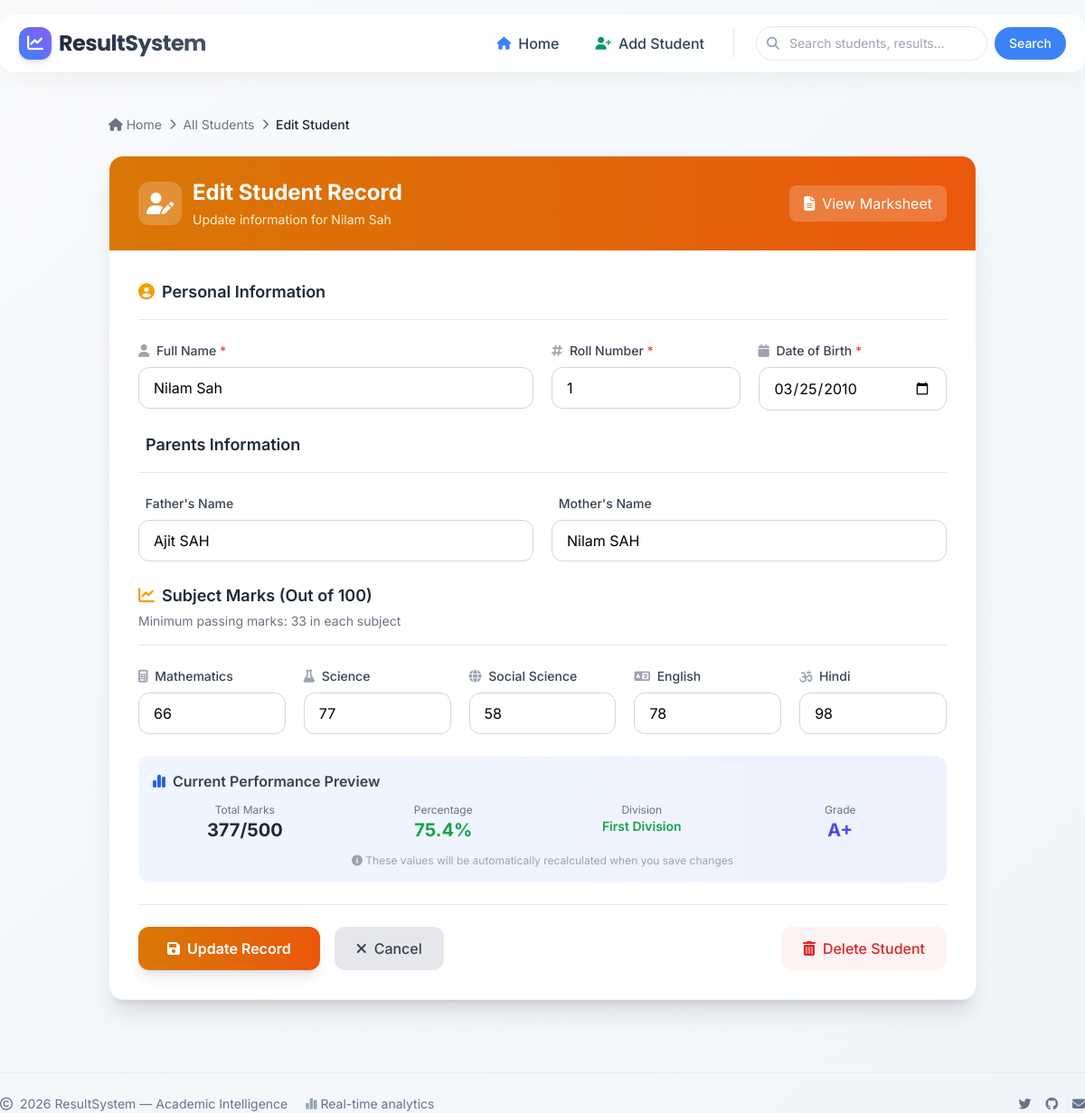
/edit-student.php?id=10, run on the app's committed database.
### tables this page shows
CREATE TABLE `students_tbl` (
  `id` int(11) NOT NULL,
  `rollno` int(11) NOT NULL,
  `name` varchar(100) NOT NULL,
  `fname` varchar(100) DEFAULT NULL,
  `mname` varchar(100) DEFAULT NULL,
  `dob` date DEFAULT NULL,
  `gender` enum('Male','Female','Other') DEFAULT 'Male',
  `email` varchar(100) DEFAULT NULL,
  `phone` varchar(15) DEFAULT NULL,
  `address` text DEFAULT NULL,
  `math` int(11) DEFAULT 0,
  `sc` int(11) DEFAULT 0,
  `ssc` int(11) DEFAULT 0,
  `eng` int(11) DEFAULT 0,
  `hnd` int(11) DEFAULT 0,
  `obmarks` int(11) DEFAULT 0,
  `percentage` decimal(5,2) DEFAULT 0.00,
  `division` varchar(50) DEFAULT NULL,
  `grade` varchar(5) DEFAULT NULL,
  `grade_point` decimal(3,2) DEFAULT NULL,
  `created_at` timestamp NOT NULL DEFAULT current_timestamp(),
  `updated_at` timestamp NOT NULL DEFAULT current_timestamp() ON UPDATE current_timestamp()
);

### edit-student.php (the view, shortened to what this page needs)
<?php
include "./includes/header.php";
include "./db/db.php";
$id = isset($_GET['id']) ? (int)$_GET['id'] : 0;
$query = "SELECT * FROM students_tbl WHERE id = $id";
$result = mysqli_query($conn, $query);
$data = mysqli_fetch_assoc($result);
?>
<div class="max-w-5xl mx-auto px-4 sm:px-6 lg:px-8 py-8">
    <nav class="flex items-center gap-2 text-sm text-gray-500 mb-6">
        <a href="index.php" class="hover:text-blue-600 transition"><i class="fas fa-home"></i> Home</a>
        <i class="fas fa-chevron-right text-xs"></i>
        <a href="all-students.php" class="hover:text-blue-600 transition">All Students</a>
        <i class="fas fa-chevron-right text-xs"></i>
        <span class="text-gray-800 font-medium">Edit Student</span>
    </nav>
    <div class="bg-white rounded-2xl shadow-xl overflow-hidden border border-gray-100">
        <div class="bg-gradient-to-r from-amber-600 to-orange-600 px-8 py-6">
            <div class="flex items-center justify-between">
                <div class="flex items-center gap-3">
                    <div class="w-12 h-12 bg-white/20 rounded-xl flex items-center justify-center">
                        <i class="fas fa-user-edit text-white text-2xl"></i>
                    </div>
                    <div>
                        <h1 class="text-2xl font-bold text-white">Edit Student Record</h1>
                        <p class="text-amber-100 text-sm mt-1">Update information for <?php echo htmlspecialchars($data['name']); ?></p>
                    </div>
                </div>
                <div class="flex gap-2">
                    <a href="marksheet.php?ref=<?php echo $data['id']; ?>" class="bg-white/20 hover:bg-white/30 text-white px-4 py-2 rounded-lg transition flex items-center gap-2">
                        <i class="fas fa-file-alt"></i> View Marksheet
                    </a>
                </div>
            </div>
        </div>
        <div class="p-8">
            <form action="" method="post" class="space-y-6">
                <div class="border-b border-gray-200 pb-4">
                    <h2 class="text-lg font-semibold text-gray-800 flex items-center gap-2">
                        <i class="fas fa-user-circle text-amber-500"></i> Personal Information
                    </h2>
                </div>
                <div class="grid grid-cols-1 md:grid-cols-2 lg:grid-cols-4 gap-5">
                    <div class="lg:col-span-2">
                        <label class="block text-sm font-medium text-gray-700 mb-2">
                            <i class="fas fa-user text-gray-400 mr-1"></i> Full Name <span class="text-red-500">*</span>
                        </label>
                        <input type="text" name="name" required value="<?php echo htmlspecialchars($data['name']); ?>"
                            class="w-full px-4 py-2.5 rounded-xl border border-gray-300 focus:border-amber-500 focus:ring-2 focus:ring-amber-200 transition">
                    </div>
                    <div>
                        <label class="block text-sm font-medium text-gray-700 mb-2">
                            <i class="fas fa-hashtag text-gray-400 mr-1"></i> Roll Number <span class="text-red-500">*</span>
                        </label>
                        <input type="number" name="rollno" required value="<?php echo $data['rollno']; ?>"
                            class="w-full px-4 py-2.5 rounded-xl border border-gray-300 focus:border-amber-500 focus:ring-2 focus:ring-amber-200 transition">
                    </div>
                    <div>
                        <label class="block text-sm font-medium text-gray-700 mb-2">
                            <i class="fas fa-calendar text-gray-400 mr-1"></i> Date of Birth <span class="text-red-500">*</span>
                        </label>
                        <input type="date" name="dob" required value="<?php echo $data['dob']; ?>"
                            class="w-full px-4 py-2.5 rounded-xl border border-gray-300 focus:border-amber-500 focus:ring-2 focus:ring-amber-200 transition">
                    </div>
                </div>
                <div class="border-b border-gray-200 pb-4 mt-4">
                    <h2 class="text-lg font-semibold text-gray-800 flex items-center gap-2">
                        <i class="fas fa-family text-amber-500"></i> Parents Information
                    </h2>
                </div>
                <div class="grid grid-cols-1 md:grid-cols-2 gap-5">
                    <div>
                        <label class="block text-sm font-medium text-gray-700 mb-2">
                            <i class="fas fa-father text-gray-400 mr-1"></i> Father's Name
                        </label>
                        <input type="text" name="fname" value="<?php echo htmlspecialchars($data['fname']); ?>"
                            class="w-full px-4 py-2.5 rounded-xl border border-gray-300 focus:border-amber-500 focus:ring-2 focus:ring-amber-200 transition"
                            placeholder="Enter father's name">
                    </div>
                    <div>
                        <label class="block text-sm font-medium text-gray-700 mb-2">
                            <i class="fas fa-mother text-gray-400 mr-1"></i> Mother's Name
                        </label>
                        <input type="text" name="mname" value="<?php echo htmlspecialchars($data['mname']); ?>"
                            class="w-full px-4 py-2.5 rounded-xl border border-gray-300 focus:border-amber-500 focus:ring-2 focus:ring-amber-200 transition"
                            placeholder="Enter mother's name">
                    </div>
                </div>
                <div class="border-b border-gray-200 pb-4 mt-4">
                    <h2 class="text-lg font-semibold text-gray-800 flex items-center gap-2">
                        <i class="fas fa-chart-line text-amber-500"></i> Subject Marks (Out of 100)
                    </h2>
                    <p class="text-sm text-gray-500 mt-1">Minimum passing marks: 33 in each subject</p>
                </div>
                <div class="grid grid-cols-1 sm:grid-cols-2 lg:grid-cols-5 gap-5">
                    <div>
                        <label class="block text-sm font-medium text-gray-700 mb-2">
                            <i class="fas fa-calculator text-gray-400 mr-1"></i> Mathematics
                        </label>
                        <input type="number" name="math" required min="0" max="100" value="<?php echo $data['math']; ?>"
                            class="w-full px-4 py-2.5 rounded-xl border border-gray-300 focus:border-amber-500 focus:ring-2 focus:ring-amber-200 transition">
                    </div>
                    <div>
                        <label class="block text-sm font-medium text-gray-700 mb-2">
                            <i class="fas fa-flask text-gray-400 mr-1"></i> Science
                        </label>
                        <input type="number" name="sc" required min="0" max="100" value="<?php echo $data['sc']; ?>"
                            class="w-full px-4 py-2.5 rounded-xl border border-gray-300 focus:border-amber-500 focus:ring-2 focus:ring-amber-200 transition">
                    </div>
                    <div>
                        <label class="block text-sm font-medium text-gray-700 mb-2">
                            <i class="fas fa-globe text-gray-400 mr-1"></i> Social Science
                        </label>
                        <input type="number" name="ssc" required min="0" max="100" value="<?php echo $data['ssc']; ?>"
                            class="w-full px-4 py-2.5 rounded-xl border border-gray-300 focus:border-amber-500 focus:ring-2 focus:ring-amber-200 transition">
                    </div>
                    <div>
                        <label class="block text-sm font-medium text-gray-700 mb-2">
                            <i class="fas fa-language text-gray-400 mr-1"></i> English
                        </label>
                        <input type="number" name="eng" required min="0" max="100" value="<?php echo $data['eng']; ?>"
                            class="w-full px-4 py-2.5 rounded-xl border border-gray-300 focus:border-amber-500 focus:ring-2 focus:ring-amber-200 transition">
                    </div>
                    <div>
                        <label class="block text-sm font-medium text-gray-700 mb-2">
                            <i class="fas fa-om text-gray-400 mr-1"></i> Hindi
                        </label>
                        <input type="number" name="hnd" required min="0" max="100" value="<?php echo $data['hnd']; ?>"
                            class="w-full px-4 py-2.5 rounded-xl border border-gray-300 focus:border-amber-500 focus:ring-2 focus:ring-amber-200 transition">
                    </div>
                </div>
                <div class="bg-gradient-to-r from-blue-50 to-indigo-50 rounded-xl p-4 mt-4">
                    <h3 class="font-semibold text-gray-700 mb-3 flex items-center gap-2">
                        <i class="fas fa-chart-simple text-blue-600"></i> Current Performance Preview
                    </h3>
                    <div class="grid grid-cols-2 md:grid-cols-4 gap-4 text-center">
                        <div>
                            <p class="text-xs text-gray-500">Total Marks</p>
                            <p class="text-xl font-bold text-gray-800"><?php echo $data['obmarks']; ?>/500</p>
                        </div>
                        <div>
                            <p class="text-xs text-gray-500">Percentage</p>
                            <p class="text-xl font-bold <?php echo $data['percentage'] >= 60 ? 'text-green-600' : ($data['percentage'] >= 33 ? 'text-yellow-600' : 'text-red-600'); ?>">
                                <?php echo round($data['percentage'], 1); ?>%
                            </p>
                        </div>
                        <div>
                            <p class="text-xs text-gray-500">Division</p>
                            <p class="text-sm font-semibold <?php echo $data['division'] != 'Fail' ? 'text-green-600' : 'text-red-600'; ?>">
                                <?php echo $data['division']; ?>
                            </p>
                        </div>
                        <div>
                            <p class="text-xs text-gray-500">Grade</p>
                            <p class="text-xl font-bold text-indigo-600"><?php echo $data['grade'] ?: 'N/A'; ?></p>
                        </div>
                    </div>
                    <p class="text-xs text-gray-400 text-center mt-3">
                        <i class="fas fa-info-circle"></i> These values will be automatically recalculated when you save changes
                    </p>
                </div>
                <div class="flex gap-4 pt-6 border-t border-gray-200">
                    <button type="submit" name="update" class="bg-gradient-to-r from-amber-600 to-orange-600 hover:from-amber-700 hover:to-orange-700 text-white px-8 py-3 rounded-xl font-semibold shadow-lg hover:shadow-xl transition flex items-center gap-2">
                        <i class="fas fa-save"></i> Update Record
                    </button>
                    <a href="all-students.php" class="bg-gray-200 hover:bg-gray-300 text-gray-700 px-6 py-3 rounded-xl font-medium transition flex items-center gap-2">
                        <i class="fas fa-times"></i> Cancel
                    </a>
                    <button type="button" onclick="confirmDelete(<?php echo $data['id']; ?>, '<?php echo addslashes($data['name']); ?>')"
                        class="ml-auto bg-red-50 hover:bg-red-100 text-red-600 px-6 py-3 rounded-xl font-medium transition flex items-center gap-2">
                        <i class="fas fa-trash-alt"></i> Delete Student
                    </button>
                </div>
            </form>
        </div>
    </div>
</div>
<?php include "./includes/footer.php"; ?>

### includes/header.php (style rules this page uses)
body { background: linear-gradient(135deg, #f8fafc 0%, #f1f5f9 100%); scroll-behavior: smooth; }

### data on the page
students_tbl: name "Nilam Sah", rollno "1", dob "03/25/2010", fname "Ajit SAH", mname "Nilam SAH", math "66", sc "77", ssc "58", eng "78", hnd "98", obmarks "377", percentage "75.4", division "First Division", grade "A+"
